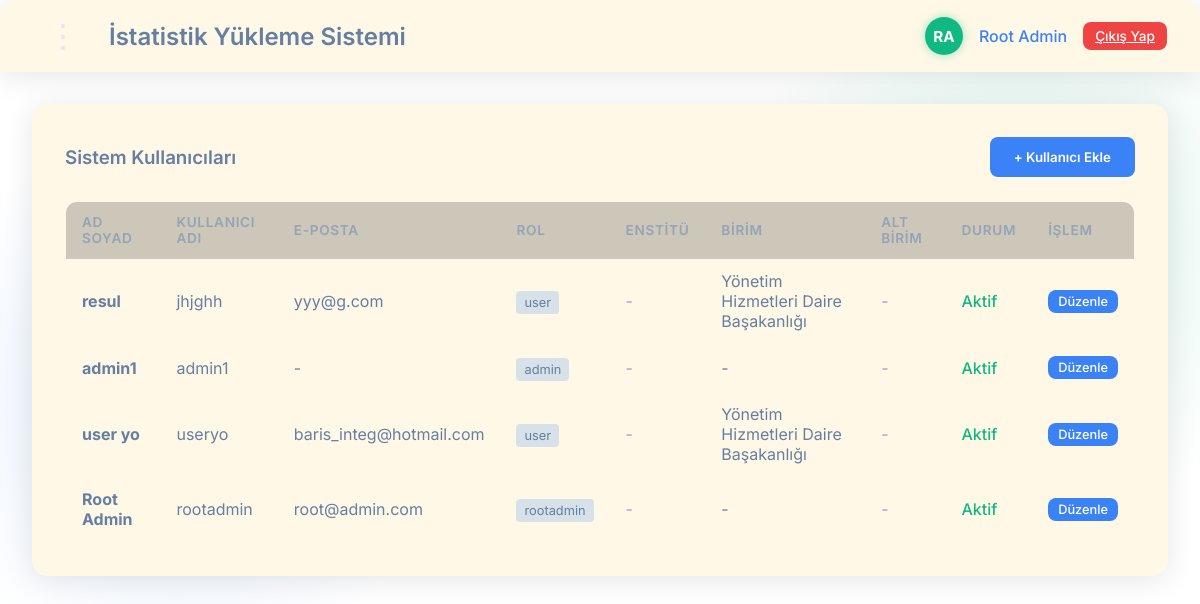
The app's page /users (signed in) with its own data.
### tables this page shows
CREATE TABLE users (
            id INTEGER PRIMARY KEY AUTOINCREMENT,
            username TEXT UNIQUE NOT NULL,
            password TEXT NOT NULL,
            email TEXT,
            role TEXT NOT NULL, -- rootadmin, admin, user
            unit_id INTEGER,
            is_active BOOLEAN DEFAULT 1, sub_unit_id INTEGER REFERENCES sub_units(id), full_name TEXT, reset_token TEXT, reset_token_expires TIMESTAMP,
            FOREIGN KEY (unit_id) REFERENCES units (id)
        );

CREATE TABLE units (
            id INTEGER PRIMARY KEY AUTOINCREMENT,
            code TEXT UNIQUE NOT NULL,
            name TEXT NOT NULL
        , is_active BOOLEAN DEFAULT 1, institute_id INTEGER REFERENCES institutes(id));

### app.py (the view, shortened to what this page needs)
@app.route('/users', methods=['GET', 'POST'])
@login_required
@role_required('rootadmin')
def users():
    conn = get_db_connection()
    users_list = conn.execute('''
        SELECT u.id, u.username, u.full_name, u.email, u.role, u.is_active, u.unit_id, u.sub_unit_id,
               un.name as unit_name, un.code as unit_code,
               su.name as sub_unit_name, su.code as sub_unit_code,
               i.name as institute_name, i.code as institute_code
        FROM users u
        LEFT JOIN units un ON u.unit_id = un.id
        LEFT JOIN sub_units su ON u.sub_unit_id = su.id
        LEFT JOIN institutes i ON un.institute_id = i.id
        ORDER BY u.id DESC
    ''').fetchall()
    units_list = conn.execute('SELECT * FROM units ORDER BY name ASC').fetchall()
    institutes_list = conn.execute('SELECT * FROM institutes ORDER BY name ASC').fetchall()
    conn.close()
    return render_template('users.html', users=users_list, units=units_list, institutes=institutes_list)

### app.py (called while the page is built)
@login_manager.user_loader
def load_user(user_id):
    conn = get_db_connection()
    user = conn.execute('SELECT * FROM users WHERE id = ?', (user_id,)).fetchone()
    conn.close()
    if user:
        return User(
            id=user['id'],
            username=user['username'],
            role=user['role'],
            unit_id=user['unit_id'],
            sub_unit_id=user['sub_unit_id'] if 'sub_unit_id' in user.keys() else None,
            full_name=user['full_name'] if 'full_name' in user.keys() and user['full_name'] else user['username'],
            email=user['email'] if 'email' in user.keys() else None
        )
    return None

@app.context_processor
def inject_notifications():
    if current_user.is_authenticated:
        conn = get_db_connection()
        unread_notifs = conn.execute(
            'SELECT * FROM notifications WHERE user_id = ? AND is_read = 0 ORDER BY created_at ASC',
            (current_user.id,)
        ).fetchall()
        if unread_notifs:
            conn.execute(
                'UPDATE notifications SET is_read = 1 WHERE user_id = ? AND is_read = 0',
                (current_user.id,)
            )
            conn.commit()
        conn.close()
        return {'login_toast_notifications': unread_notifs}
    return {'login_toast_notifications': []}

def role_required(*roles):
    def wrapper(fn):
        @wraps(fn)
        def decorated_view(*args, **kwargs):
            if current_user.role not in roles:
                flash("Bu sayfaya erişim yetkiniz yok.", "error")
                return redirect(url_for('dashboard'))
            return fn(*args, **kwargs)
        return decorated_view
    return wrapper

    @property
    def initials(self):
        name = (self.full_name or self.username).strip()
        parts = name.split()
        if len(parts) >= 2:
            return (parts[0][0] + parts[-1][0]).upper()
        elif len(parts) == 1 and parts[0]:
            return parts[0][:2].upper()
        return "U"

### database.py (called while the page is built)
def get_db_connection():
    conn = sqlite3.connect(DB_NAME)
    conn.row_factory = sqlite3.Row
    return conn

### templates/users.html (shortened to what this page needs)
{% extends "base.html" %}
{% block content %}
<div class="flex-col gap-4">
    <div class="glass-panel" style="padding: 2rem;">
        <div class="flex items-center justify-between" style="margin-bottom: 1.5rem;">
            <h3>Sistem Kullanıcıları</h3>
            <button class="glass-btn" id="toggleAddUserBtn" style="font-weight: 600;">+ Kullanıcı Ekle</button>
        </div>
        <div class="glass-table-container">
            <table class="glass-table">
                <thead>
                    <tr>
                        <th>Ad Soyad</th>
                        <th>Kullanıcı Adı</th>
                        <th>E-posta</th>
                        <th>Rol</th>
                        <th>Enstitü</th>
                        <th>Birim</th>
                        <th>Alt Birim</th>
                        <th>Durum</th>
                        <th style="width: 100px;">İşlem</th>
                    </tr>
                </thead>
                <tbody>
                    {% for u in users %}
                    <tr>
                        <td><strong>{{ u.full_name or u.username }}</strong></td>
                        <td>{{ u.username }}</td>
                        <td>{{ u.email or '-' }}</td>
                        <td><span
                                style="padding: 4px 8px; border-radius: 4px; background: rgba(59,130,246,0.2); font-size: 0.8rem;">{{
                                u.role }}</span></td>
                        <td>
                            {% if u.institute_code %}
                            <span class="code-tooltip" data-tooltip="{{ u.institute_name }}">{{ u.institute_code
                                }}</span>
                            {% else %}
                            <span style="color: var(--text-muted);">-</span>
                            {% endif %}
                        </td>
                        <td>{{ u.unit_name or '-' }}</td>
                        <td>
                            {% if u.sub_unit_code %}
                            <span class="code-tooltip" data-tooltip="{{ u.sub_unit_name }}">{{ u.sub_unit_code }}</span>
                            {% else %}
                            <span style="color: var(--text-muted);">-</span>
                            {% endif %}
                        </td>
                        <td>
                            {% if u.is_active %}
                            <span style="color: var(--success); font-weight: 500;">Aktif</span>
                            {% else %}
                            <span style="color: var(--danger); font-weight: 500;">Pasif</span>
                            {% endif %}
                        </td>
                        <td>
                            <button class="glass-btn edit-user-btn" style="padding: 4px 10px; font-size: 0.8rem;"
                                data-id="{{ u.id }}" data-fullname="{{ u.full_name or '' }}"
                                data-username="{{ u.username }}" data-email="{{ u.email or '' }}"
                                data-role="{{ u.role }}" data-institute="{{ u.institute_id or '' }}"
                                data-unit="{{ u.unit_id or '' }}" data-subunit="{{ u.sub_unit_id or '' }}"
                                data-subunit-name="{{ u.sub_unit_name or '' }}"
                                data-active="{{ 1 if u.is_active else 0 }}">
                                Düzenle
                            </button>
                        </td>
                    </tr>
                    {% else %}
                    <tr>
                        <td colspan="9" style="text-align: center; color: var(--text-muted);">Kayıtlı kullanıcı yok.
                        </td>
                    </tr>
                    {% endfor %}
                </tbody>
            </table>
        </div>
    </div>
</div>
{% endblock %}

### templates/base.html (shortened to what this page needs)
<!DOCTYPE html>
<html lang="tr">
<head>
    <link rel="stylesheet" href="{{ url_for('static', filename='css/style.css') }}">
</head>
<body>
    {% if current_user.is_authenticated %}
    <nav class="glass-panel navbar">
        <div class="flex items-center gap-4">
            <div class="menu-dropdown">
                <button class="menu-btn" id="menuToggleBtn" title="Menüyü Aç/Kapat">&#8942;</button>
            </div>
            <div class="logo">
                <h2>İstatistik Yükleme Sistemi</h2>
            </div>
        </div>
        <div class="flex items-center gap-4">
            <div class="user-avatar-circle" id="userAvatarBtn" title="Profil & Şifre Değiştir">
                {{ current_user.initials }}
            </div>
            <span style="color: var(--primary); font-weight: 500;">
                {{ current_user.full_name or current_user.username }}
            </span>
            <a href="{{ url_for('logout') }}" class="glass-btn glass-btn-danger"
                style="padding: 6px 12px; font-size: 0.85rem;">Çıkış Yap</a>
        </div>
    </nav>
    {% endif %}
    <main class="container">
        {% block content %}{% endblock %}
    </main>
</body>
</html>

### static/css/style.css (style rules this page uses)
:root { --bg-color: white; --glass-bg: #FFF8E7; --glass-border: rgba(255, 255, 255, 0.1); --primary: #3b82f6; --primary-hover: #2563eb; --text-main: #657fa2; --text-muted: #94a3b8; --danger: #ef4444; --success: #10b981; }
* { margin: 0; padding: 0; box-sizing: border-box; font-family: 'Inter', sans-serif; }
body { background-color: var(--bg-color); color: var(--text-main); min-height: 100vh; display: flex; flex-direction: column; background-image: radial-gradient(circle at 15% 50%, rgba(59, 130, 246, 0.15), transparent 25%), radial-gradient(circle at 85% 30%, rgba(16, 185, 129, 0.15), transparent 25%); background-attachment: fixed; }
.glass-panel { background: var(--glass-bg); backdrop-filter: blur(12px); -webkit-backdrop-filter: blur(12px); border: 1px solid var(--glass-border); border-radius: 16px; box-shadow: 0 4px 30px rgba(0, 0, 0, 0.1); }
.glass-btn { background: var(--primary); color: white; border: none; padding: 12px 24px; border-radius: 8px; font-weight: 500; cursor: pointer; transition: all 0.3s ease; display: inline-flex; align-items: center; justify-content: center; gap: 8px; }
.glass-btn-danger { background: var(--danger); }
.container { max-width: 1200px; margin: 0 auto; padding: 2rem; width: 100%; }
.flex { display: flex; }
.flex-col { display: flex; flex-direction: column; }
.items-center { align-items: center; }
.justify-between { justify-content: space-between; }
.gap-4 { gap: 1rem; }
.navbar { padding: 1rem 2rem; display: flex; justify-content: space-between; align-items: center; border-bottom-left-radius: 0; border-bottom-right-radius: 0; border-bottom: 1px solid var(--glass-border); }
h1, h2, h3 { color: var(--text-main); font-weight: 600; }
.glass-table-container { overflow-x: auto; border-radius: 12px; border: 1px solid var(--glass-border); }
.glass-table { width: 100%; border-collapse: collapse; text-align: left; }
.glass-table th, .glass-table td { padding: 12px 16px; border-bottom: 1px solid rgba(255, 255, 255, 0.05); }
.glass-table th { background: rgba(0, 0, 0, 0.2); font-weight: 600; color: var(--text-muted); font-size: 0.85rem; text-transform: uppercase; letter-spacing: 0.05em; }
.menu-dropdown { position: relative; }
.menu-btn { background: transparent; border: none; color: var(--text-primary, #e5e7eb); font-size: 2rem; line-height: 1; padding: 2px 14px; cursor: pointer; border-radius: 8px; transition: background 0.2s ease, transform 0.2s ease; user-select: none; }
.user-avatar-circle { width: 38px; height: 38px; border-radius: 50%; background-color: var(--success, #10b981); color: #ffffff; display: flex; align-items: center; justify-content: center; font-size: 0.95rem; font-weight: 700; cursor: pointer; box-shadow: 0 0 10px rgba(16, 185, 129, 0.4); transition: transform 0.2s ease, box-shadow 0.2s ease; user-select: none; }

### records on screen
users: full_name "Root Admin", username "rootadmin", email "root@admin.com", role "rootadmin", unit_name "-", is_active "Aktif"
users: full_name "resul", username "jhjghh", email "yyy@g.com", role "user", name "Yönetim Hizmetleri Daire Başakanlığı", is_active "Aktif"
users: username "admin1", email "-", role "admin", unit_name "-", is_active "Aktif"
users: full_name "user yo", username "useryo", email "baris_integ@hotmail.com", role "user", name "Yönetim Hizmetleri Daire Başakanlığı", is_active "Aktif"

### other values on screen
{{ current_user.initials }} "RA"
